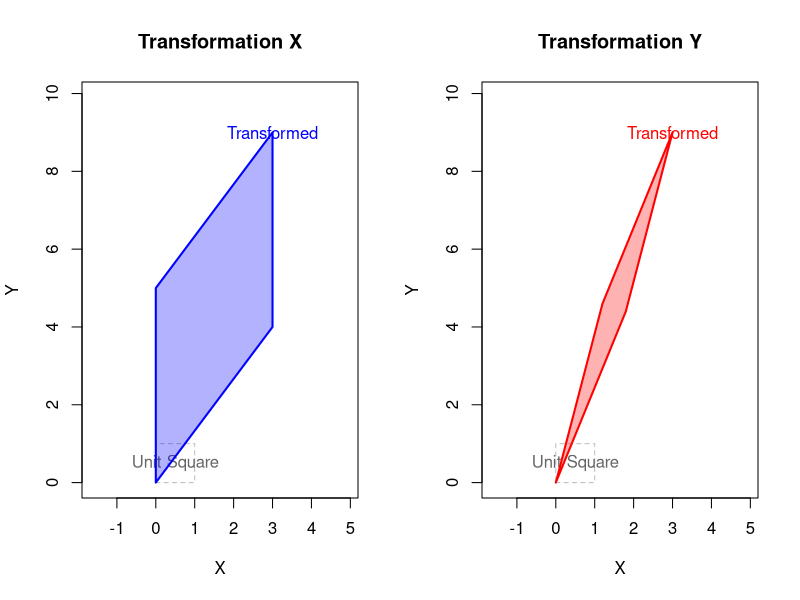

The R script that drew this image: (Note: this script raises an error after producing the figure.)
vect <- seq(2, 20, by=1)
x <- vect %*% t(vect)
t_x <- t(vect) %*% vect
rev(vect)
sum(vect)
length(vect)
A <- cbind(c(2, 1, 1), c(3, 1, 1), c(-2, 2, -1))
det(A)
sum(diag(A))
A^2
A%*%A
A*A
A%*%diag(A)
solve(A)
a <- A[,3]
b <- A[2, ]
a%*%b # Scalar
a%*%t(b) # Matrix
vals <- eigen(A)$values
sum(vals)
vals[1] * vals[2] * vals[3]
eigen_A <- eigen(A%*%t(A))
eigen_A$values
svd(A)

svd_A <- svd(A)
U <- svd_A$u
D <- diag(svd_A$d)
V <- svd_A$v
rank1 <-  D[1,1] * U[, 1] %*% t(V[, 1])
rank2 <-  D[2,2] * U[, 2] %*% t(V[, 2])
rank3 <-  D[3,3] * U[, 3] %*% t(V[, 3])
rank1 + rank2 + rank3

rank(rank1)
rank(rank2)
rank(rank3)

B <- cbind(c(2,0,1), c(3, -1, 0), c(1, 2, 1))
sum(diag(B))
det(B)
eigen_B <- eigen(B)
eigen_vals <- eigen_B$values
sum(eigen_vals)
prod(eigen_vals)

X <- cbind(c(3, 4), c(0, 5))
Y <- cbind(c(1.8, 4.4), c(1.2, 4.6))

plot_matrix_transform <- function(M, col = "blue", title = "Transformation") {
  # Define unit square
  square <- matrix(c(0, 0,
                     1, 0,
                     1, 1,
                     0, 1,
                     0, 0), byrow = TRUE, ncol = 2)
  
  # Apply transformation
  transformed <- t(M %*% t(square))
  
  # Set plot limits dynamically
  xlim <- range(c(square[,1], transformed[,1]))
  ylim <- range(c(square[,2], transformed[,2]))
  
  plot(0, 0, type = "n", asp = 1, xlab = "X", ylab = "Y", main = title,
       xlim = xlim * 1.1, ylim = ylim * 1.1)
  
  # Original unit square (dashed)
  polygon(square, border = "gray", lty = 2)
  text(0.5, 0.5, "Unit Square", col = "gray40")
  
  # Transformed square
  polygon(transformed, border = col, col = adjustcolor(col, alpha.f = 0.3), lwd = 2)
  text(transformed[3,1], transformed[3,2], "Transformed", col = col)
}

# Matrices
X <- cbind(c(3, 4), c(0, 5))
Y <- cbind(c(1.8, 4.4), c(1.2, 4.6))

# Plot both side by side
par(mfrow = c(1, 2))
plot_matrix_transform(X, col = "blue", title = "Transformation X")
plot_matrix_transform(Y, col = "red", title = "Transformation Y")
X.svd <- svd(X)
Y.svd <- svd(Y)

X.svd.rank1 <-  X.svd$d[1] * X.svd$u[, 1] %*% t(X.svd$v[, 1])
X.svd.rank2 <-  X.svd$d[2] * X.svd$u[, 2] %*% t(X.svd$v[, 2])

Y.svd.rank1 <-  Y.svd$d[1] * Y.svd$u[, 1] %*% t(Y.svd$v[, 1])
Y.svd.rank2 <-  Y.svd$d[2] * Y.svd$u[, 2] %*% t(Y.svd$v[, 2])

X.svd.rank1 + X.svd.rank2
Y.svd.rank1 + Y.svd.rank2


# Exercise 4

X <- cbind(c(3,4), c(0, 5))
Y <- cbind(c(1.8, 4.4), c(1.2, 4.6))
# -------------X---------------
X_svd = svd(X)
Xd <- diag(X_svd$d) #Scaling
Xu <- X_svd$u #Rotation
Xv <- X_svd$v #Rotation
atan(t(Xv)[2, 1] / t(Xv)[1, 1])*180/pi
h = matrix(c(-1, 0, 0, 1), ncol=2)
Xu %*% h %*% Xd %*% h %*% t(Xv)
Xv %*% h
atan(Xu[2, 1] / Xu[1, 1])*180/pi

# -------------Y---------------

Y_svd = svd(Y)
Yd <- diag(Y_svd$d) #Scaling
Yu <- Y_svd$u #Rotation
Yv <- Y_svd$v #Rotation
atan(t(Yv)[2, 1] / t(Yv)[1, 1])*180/pi
h = matrix(c(-1, 0, 0, 1), ncol=2)
Yu %*% h %*% Yd %*% h %*% t(Yv)
Yv %*% h
atan(Yu[2, 1] / Yu[1, 1])*180/pi

# 4 C)

X.svd.rank1 <-  Xd[1, 1] * Xu[, 1] %*% t(Xv[, 1])
Y.svd.rank1 <-  Yd[1, 1] * Yu[, 1] %*% t(Yv[, 1])

X.svd.rank2 <-  Xd[2, 2] * Xu[, 2] %*% t(Xv[, 2])
Y.svd.rank2 <-  Yd[2, 2] * Yu[, 2] %*% t(Yv[, 2])

X.svd.rank2 <- X.svd.rank1 + X.svd.rank2
Y.svd.rank2 <- Y.svd.rank1 + Y.svd.rank2

library(Matrix)
rankMatrix(X)
rankMatrix(X.svd.rank1)
rankMatrix(X.svd.rank2)

# 5

Z <- cbind(c(3, 5, 5, 9), c(1, 9, 3, 7), c(4, 2, 5, 9), c(1, 6, 8, 3))
Z.svd <- svd(Z)
Zu <- Z.svd$u
Zv <- Z.svd$v
Zd <- diag(Z.svd$d)

Z.svd.rank1 <-  Zd[1, 1] * Zu[, 1] %*% t(Zv[, 1])
Z.svd.rank2 <-  Z.svd.rank1 + Zd[2, 2] * Zu[, 2] %*% t(Zv[, 2])
Z.svd.rank3 <-  Z.svd.rank2 + Zd[3, 3] * Zu[, 3] %*% t(Zv[, 3])
Z.svd.rank4 <-  Z.svd.rank3 + Zd[4, 4] * Zu[, 4] %*% t(Zv[, 4])

# 6
A <- cbind(c(2, 1, 1), c(3, 1, 1), c(-2, 2, -1))
A <- rbind(A, c(1, 1, 1))
A.svd <- svd(A)
A.svd$d
A.svd$u
A.svd$v
A.eigen <- eigen(A) # Does not work -> as intended
ginv(A)
ginv(ginv(A))

A - A%*%ginv(A)%*%A
ginv(A) - ginv(A)%*%A%*%ginv(A)
A%*%ginv(A) - A%*%ginv(A)
t(ginv(A)%*%A) - ginv(A)%*%A

library(pracma)
orth(A) %*% t(orth(A)) - 
A%*%solve(t(A)%*%A)%*%t(A)


A.gram <- gramSchmidt(A)
A.Q <- A.gram$Q
A.R <- A.gram$R

proj = function(x)(x%*%solve(t(x)%*%x)%*%t(x))

x1 <- A[,1]
x2 <- A[,2]
x3 <- A[,3]
v1 <- x1/sqrt(sum(x1^2))
v2 <- x2 - proj(v1)%*%x2
v2 <- v2/sqrt(sum(v2^2))
v3 <- x3 - proj(v1)%*%x3 - proj(v2)%*%x3
v3 <- v3/sqrt(sum(v3^2))

proj(A) %*% A

projM = function(x)(x%*%ginv(t(x)%*%x)%*%t(x))
A %*% projM(t(A))
